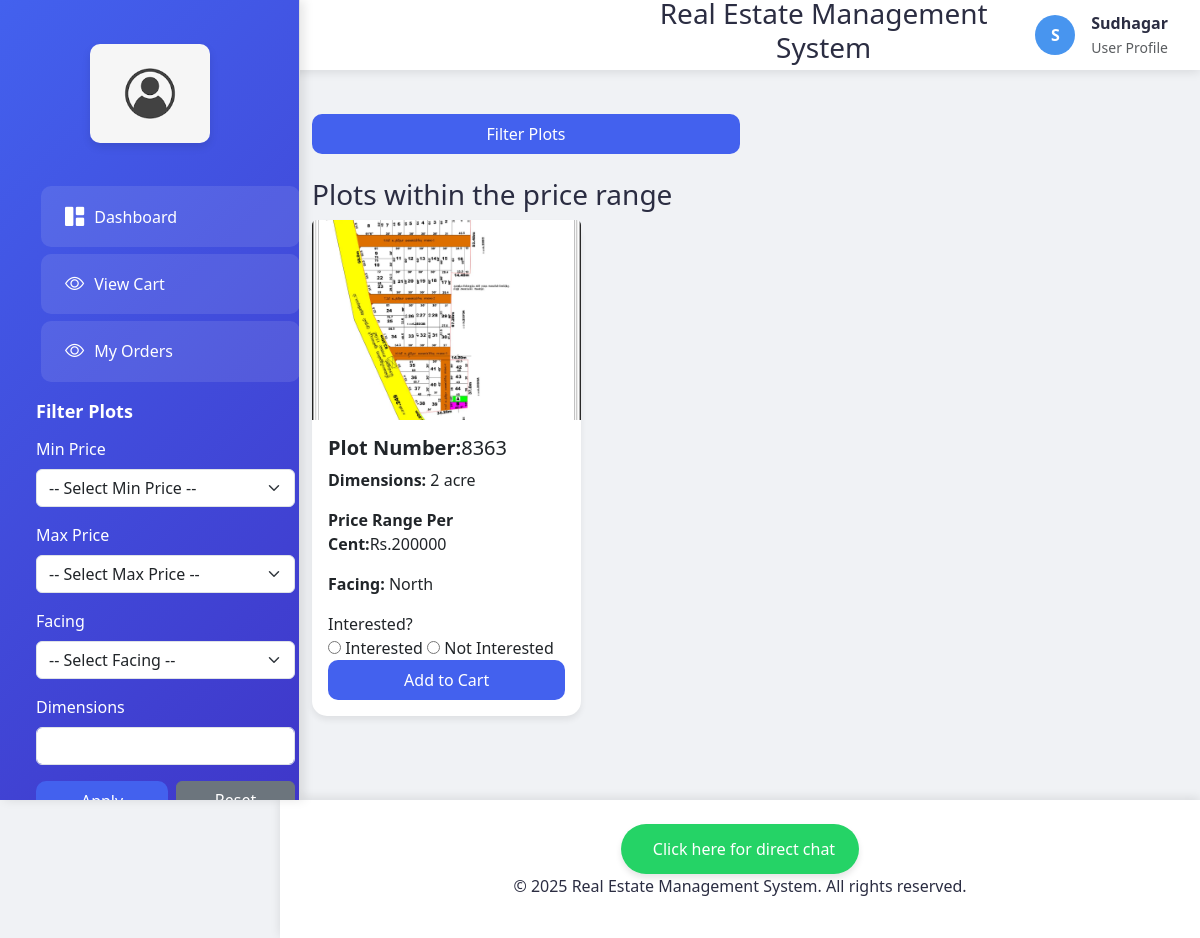
The app's page /dashboard/ (signed in) with its own data.
### properties/models.py (models this page shows, shortened)
class Plot(models.Model):
    state = models.ForeignKey('State', on_delete=models.CASCADE, related_name='plots')
    district = models.ForeignKey('District', on_delete=models.CASCADE, related_name='plots')
    taluk = models.ForeignKey('Taluk', on_delete=models.CASCADE, related_name='plots')
    revenue_village = models.ForeignKey('RevenueVillage', on_delete=models.CASCADE, related_name='plots')
    owner = models.CharField(max_length=255)
    survey_no = models.CharField(max_length=100)
    subdivision = models.CharField(max_length=100, blank=True, null=True)
    plot_number = models.CharField(max_length=100, unique=True)
    dimensions = models.CharField(max_length=100)
    facing = models.CharField(max_length=100)
    price_range = models.CharField(max_length=100)
    land_image = models.ImageField(upload_to='land_images/', blank=True, null=True)  # Image field for land image

### properties/views.py (the view)
# urls.py: path('dashboard/', views.user_dashboard, name='user_dashboard'),
@login_required
def user_dashboard(request):
    price_range_min = request.GET.get('price_range_min', '')  # Min price for filtering
    price_range_max = request.GET.get('price_range_max', '')  # Max price for filtering
    facing = request.GET.get('facing', '')
    dimensions = request.GET.get('dimensions', '')
    plots = Plot.objects.all()
    if price_range_min:
        try:
            price_range_min = int(price_range_min)  # Ensure the price range is treated as an integer
            plots = plots.filter(price_range__gte=price_range_min)  # Greater than or equal to min price
        except ValueError:
            pass  # Ignore invalid price range input
    if price_range_max:
        try:
            price_range_max = int(price_range_max)  # Ensure the price range is treated as an integer
            plots = plots.filter(price_range__lte=price_range_max)  # Less than or equal to max price
        except ValueError:
            pass  # Ignore invalid price range input
    if facing:
        plots = plots.filter(facing__iexact=facing)
    if dimensions:
        plots = plots.filter(dimensions__icontains=dimensions)
    context = {
        'plots': plots,
        'price_range_min': price_range_min,
        'price_range_max': price_range_max,
        'facing': facing,
        'dimensions': dimensions,
    }
    return render(request, 'dashboard.html', context)

### properties/templates/dashboard.html (shortened to what this page needs)
{% extends 'base.html' %}
{% block content %}
<header class="d-flex justify-content-between align-items-center w-50 py-4">
    <button class="btn btn-primary" data-bs-toggle="modal" data-bs-target="#filterModal">Filter Plots</button>
</header>
<section id="plots-list">
    <h3>Plots within the price range</h3>
    <div class="row">
        {% for plot in plots %}
        <div class="col-md-4 mb-4">
            <div class="card">
                <a href="{% url 'single_image_view' pk=plot.id %}"><img src="{{ plot.land_image.url }}"
                     alt="Plot Image"
                     class="card-img-top rotate-image"
                     style="max-height: 200px; object-fit: cover; cursor: pointer;"
                     ></a>
                <div class="card-body">
                    <h5 class="card-title"><strong>Plot Number:</strong>{{ plot.plot_number }}</h5>
                    <p><strong>Dimensions:</strong> {{ plot.dimensions }}</p>
                    <p><strong>Price Range Per Cent:</strong>Rs.{{ plot.price_range }}</p>
                    <p><strong>Facing:</strong> {{ plot.facing }}</p>
                    <div class="form-group">
                        <label for="interest-{{ plot.id }}">Interested?</label><br>
                        <input type="radio" id="interested-{{ plot.id }}" name="interest-{{ plot.id }}" value="interested"> Interested
                        <input type="radio" id="not-interested-{{ plot.id }}" name="interest-{{ plot.id }}" value="not-interested"> Not Interested
                    </div>
                    <button class="btn btn-primary add-to-cart-btn" data-plot-id="{{ plot.id }}">Add to Cart</button>
                </div>
            </div>
        </div>
        {% empty %}
        <div class="col-12">
            <p class="text-center">No plots match the selected filters.</p>
        </div>
        {% endfor %}
    </div>
</section>
{% endblock %}

### properties/templates/base.html (shortened to what this page needs)
{% load static %}
<!DOCTYPE html>
<html lang="en">
<head>
    <link href="https://cdn.jsdelivr.net/npm/bootstrap@5.3.0-alpha1/dist/css/bootstrap.min.css" rel="stylesheet">
    <link rel="stylesheet" href="https://cdn.jsdelivr.net/npm/bootstrap-icons@1.11.1/font/bootstrap-icons.css">
</head>
<body>
    <nav class="sidebar">
        <div class="logo-container">
            <img src="{% static 'images/logo4.png' %}" alt="Logo">
        </div>
        <div class="nav flex-column">
            <a class="nav-link active" href="{% url 'user_dashboard' %}">
                <i class="bi bi-grid-1x2-fill"></i>
                <span>Dashboard</span>
            </a>
            <a class="nav-link active" href="{% url 'view_cart' %}">
                <i class="bi bi-eye"></i>
                <span>View Cart</span>
            </a>
            <a class="nav-link active" href="{% url 'my_orders' %}">
                <i class="bi bi-eye"></i>
                <span>My Orders</span>
            </a>
            <div class="filter-section p-3">
                <h5 class="filter-title">Filter Plots</h5>
                <form method="GET" action="{% url 'user_dashboard' %}">
                    <div class="mb-3">
                        <label for="price_range_min" class="form-label">Min Price</label>
                        <select id="price_range_min" name="price_range_min" class="form-select">
                            <option value="">-- Select Min Price --</option>
                        </select>
                    </div>
                    <div class="mb-3">
                        <label for="price_range_max" class="form-label">Max Price</label>
                        <select id="price_range_max" name="price_range_max" class="form-select">
                            <option value="">-- Select Max Price --</option>
                        </select>
                    </div>
                    <div class="mb-3">
                        <label for="facing" class="form-label">Facing</label>
                        <select id="facing" name="facing" class="form-select">
                            <option value="">-- Select Facing --</option>
                        </select>
                    </div>
                    <div class="mb-3">
                        <label for="dimensions" class="form-label">Dimensions</label>
                        <input type="text" id="dimensions" name="dimensions" class="form-control" value="{{ dimensions }}">
                    </div>
                    <div class="d-flex gap-2">
                        <button type="submit" class="btn btn-primary">Apply Filter</button>
                        <a href="{% url 'user_dashboard' %}" class="btn btn-secondary">Reset</a>
                    </div>
                </form>
            </div>
        </div>
    </nav>
    <header class="main-header">
        <div class="header-content">
            <h3 class="text-center" style="margin-left:300px;">Real Estate Management System</h3>
            <div class="user-profile">
                <div class="user-avatar">
                    {{ user.username|make_list|first|upper }}
                </div>
                <div class="d-none d-md-block">
                    <div class="fw-bold">{{ user.username }}</div>
                    <small class="text-muted">User Profile</small>
                </div>
            </div>
        </div>
    </header>
    <main class="main-content">
        {% block content %}
        {% endblock %}
    </main>
<footer class="footer">
    <div class="footer-content">
        <a
            class="qlwapp-toggle whatsapp-link"
            href="https://web.whatsapp.com/send?phone=&amp;text=Hello!%20Istuti"
            target="_blank"
            role="button">
            <span>Click here for direct chat</span>
        </a>
        <p class="footer-text">&copy; 2025 Real Estate Management System. All rights reserved.</p>
    </div>
</footer>
</body>
</html>

### properties/templates/base.html (style rules this page uses)
:root { --primary-color: #4361ee; --secondary-color: #3f37c9; --accent-color: #4895ef; --text-color: #2b2d42; --bg-light: #f8f9fa; --sidebar-width: 280px; }
body { font-family: 'Segoe UI', system-ui, -apple-system, sans-serif; background-color: #f0f2f5; color: var(--text-color); }
.sidebar { position: fixed; top: 0; left: 0; height: 100vh; width: var(--sidebar-width); background: linear-gradient(135deg, var(--primary-color), var(--secondary-color)); color: white; padding-top: 1rem; z-index: 1000; box-shadow: 4px 0 10px rgba(0, 0, 0, 0.1); transition: all 0.3s ease; }
.sidebar .logo-container { padding: 1.5rem; text-align: center; margin-bottom: 1rem; }
.sidebar .logo-container img { width: 120px; height: auto; border-radius: 10px; box-shadow: 0 4px 8px rgba(0, 0, 0, 0.1); }
.nav-link { color: rgba(255, 255, 255, 0.8); padding: 1rem 1.5rem; margin: 0.2rem 1rem; border-radius: 10px; transition: all 0.3s ease; display: flex; align-items: center; gap: 10px; }
.nav-link:hover, .nav-link.active { background-color: rgba(255, 255, 255, 0.1); color: white; transform: translateX(5px); }
.nav-link i { font-size: 1.2rem; }
.main-header { position: fixed; top: 0; right: 0; left: var(--sidebar-width); height: 70px; background: white; box-shadow: 0 2px 10px rgba(0, 0, 0, 0.1); z-index: 999; padding: 0 2rem; }
.header-content { display: flex; justify-content: space-between; align-items: center; height: 100%; }
.user-profile { display: flex; align-items: center; gap: 1rem; }
.user-avatar { width: 40px; height: 40px; border-radius: 50%; background: var(--accent-color); color: white; display: flex; align-items: center; justify-content: center; font-weight: bold; }
.main-content { margin-left: var(--sidebar-width); padding: 90px 2rem 2rem; min-height: 100vh; }
.card { border: none; border-radius: 15px; box-shadow: 0 4px 6px rgba(0, 0, 0, 0.07); transition: transform 0.3s ease; }
.footer { margin-left: var(--sidebar-width); padding: 1.5rem; background: white; text-align: center; box-shadow: 0 -2px 10px rgba(0, 0, 0, 0.1); }
.btn-primary { background: var(--primary-color); border: none; border-radius: 10px; padding: 0.5rem 1.5rem; transition: all 0.3s ease; }
.sidebar { width: 300px; background-color: #f8f9fa; border-right: 1px solid #ddd; position: fixed; top: 0; left: 0; height: 100vh; overflow-y: auto; padding: 20px; }
.filter-section { margin-bottom: 20px; }
.filter-title { font-size: 18px; font-weight: bold; margin-bottom: 15px; }
.btn { width: 100%; }
.footer .whatsapp-link { display: inline-flex; align-items: center; gap: 0.5rem; background-color: #25d366; color: white; font-size: 1rem; font-weight: 500; padding: 0.8rem 1.5rem; border-radius: 30px; text-decoration: none; transition: all 0.3s ease; box-shadow: 0 4px 6px rgba(0, 0, 0, 0.1); }

### properties/templates/dashboard.html (style rules this page uses)
.rotate-image { transition: transform 1s ease; }

### records on screen
Plot: land_image (picture), plot_number "8363", dimensions "2 acre", price_range "200000", facing "North"

### other values on screen
{{ user.username|make_list|first|upper }} "S"
{{ user.username }} "Sudhagar"
